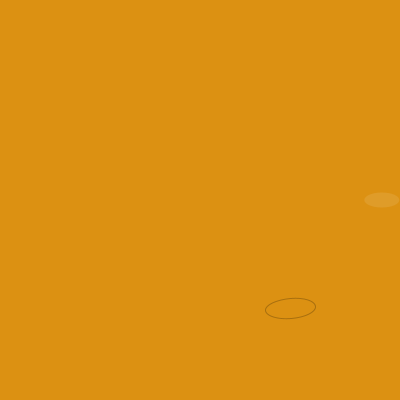
Frame 1 (no input)
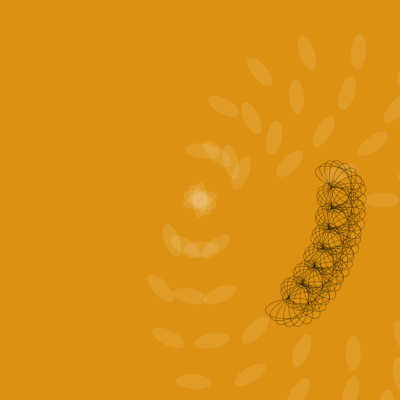
Frame 60 (the mouse pressed at the canvas centre just before this capture)
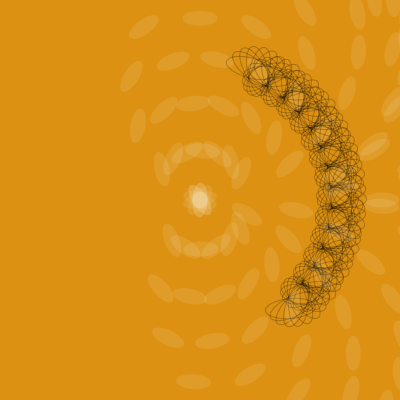
Frame 120 (the mouse held since frame 60 and released just before this capture)

The Processing sketch that drew these frames (run headless with seeded random() and noise(); from frame 60 on, the mouse is pressed at the canvas centre):

// Processing sketch: processing_38193
// ── processing_38193.pde

void setup() {
  size (400, 400);
  smooth();
  stroke(0);
  background(220, 145, 18);
}

int a = 5;    //sets size and rotation variables                
int b = 100;                       

void draw() {
  pushMatrix();
 
    noFill();
    stroke(0,0,0,60); 
    translate(width/2, height/2); //shifts origin to center
    rotate(radians(a));            
    translate(100, 100);          
    rotate(radians(-b));  
    ellipse(0, 0, 20, 50); //black rotating ellipses
  
    noStroke();
    fill(255, 255, 255, 25);
    translate(100,100);
    rotate(radians(a));  
    ellipse(0, 0, 15, 35); //white ellipses rotating around the black ellipses
    
  popMatrix();
 
  a--;
  b+=20;
}
